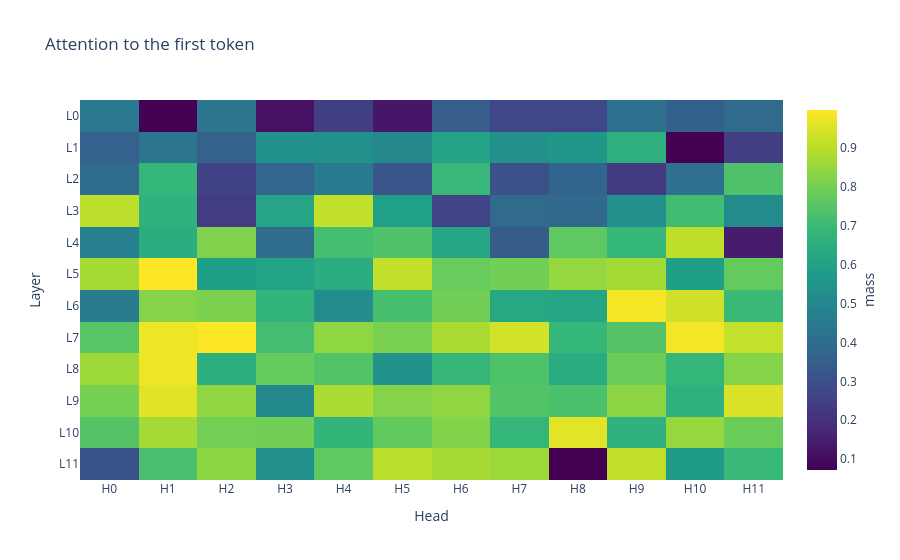

The notebook cell this image was saved under:
### Markdown cell above
### Sink: which heads park on the first token?

### Code cell
fig = plot_head_matrix(
    attention.sink(), title="Attention to the first token", value_label="mass"
)
save_figure(fig, f"{OUTPUT_DIR}/plots/sink.png")
fig

### Figure 1 — Plotly figure (JSON) as saved in the notebook; plotly's stock layout.template omitted (floating-point values rounded to 4 significant figures; data arrays with more than 128 entries replaced by an {"elided": "..."} marker saying what was removed)
{"data": [{"colorbar": {"title": {"side": "right", "text": "mass"}}, "colorscale": [[0.0, "#440154"], [0.1111, "#482878"], [0.2222, "#3e4989"], [0.3333, "#31688e"], [0.4444, "#26828e"], [0.5556, "#1f9e89"], [0.6667, "#35b779"], [0.7778, "#6ece58"], [0.8889, "#b5de2b"], [1.0, "#fde725"]], "type": "heatmap", "x": ["H0", "H1", "H2", "H3", "H4", "H5", "H6", "H7", "H8", "H9", "H10", "H11"], "y": ["L0", "L1", "L2", "L3", "L4", "L5", "L6", "L7", "L8", "L9", "L10", "L11"], "z": {"elided": "12x12 float values"}}], "layout": {"title": {"text": "Attention to the first token"}, "xaxis": {"title": {"text": "Head"}}, "yaxis": {"autorange": "reversed", "title": {"text": "Layer"}}}}
